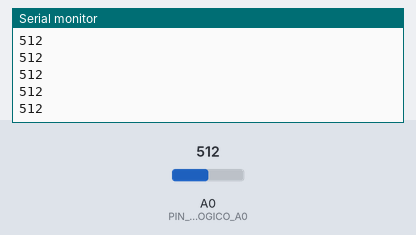
Bench run of a sketch on a simulated Arduino Uno, built with avr-gcc and run on an emulated ATmega328P. Parts: the last lines printed to the serial monitor. Inputs (shaded band) come from the test bench; at power-on: A0 (PIN_ANALOGICO_A0) = 512.

Above: at 1.2 s.
1.3 s: A0 (PIN_ANALOGICO_A0) set to 716
At 2.2 s:
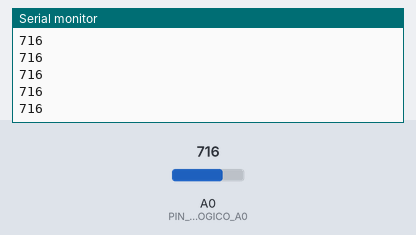
2.8 s: A0 (PIN_ANALOGICO_A0) set to 900
At 3.6 s:
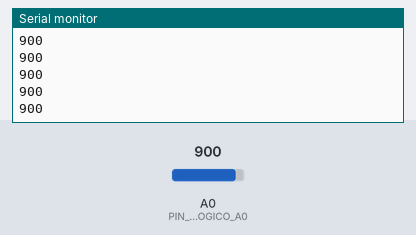
Timing chart, 0 to 5.8 s (numbered marks = the images above; inputs shaded):
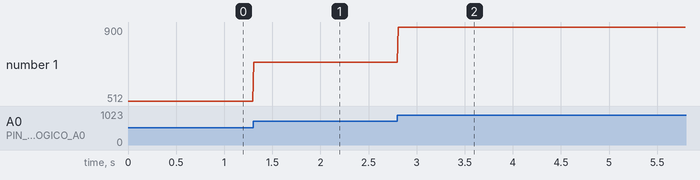

Measured:
- after the input at 1.3 s, the serial monitor: prints a new line at once (image 1)
- after the input at 2.8 s, the serial monitor: prints a new line at once (image 2)
- plotted number 1: 512 → 716 after the input at 1.3 s, 716 → 900 after the input at 2.8 s

The sketch:

Lectura_analogica.ino
```cpp
// (licence header left out)
#define PIN_ANALOGICO_A0 14
#define DELAY_10_MILISEGUNDO 10

int datosPotenciometro = 0;

void setup()
{
 pinMode(PIN_ANALOGICO_A0, INPUT);
 Serial.begin(9600);
}

void loop()
{
 datosPotenciometro = analogRead(PIN_ANALOGICO_A0); // Lectura del pin analogico
 Serial.println(datosPotenciometro);
 delay(DELAY_10_MILISEGUNDO);
}
```
